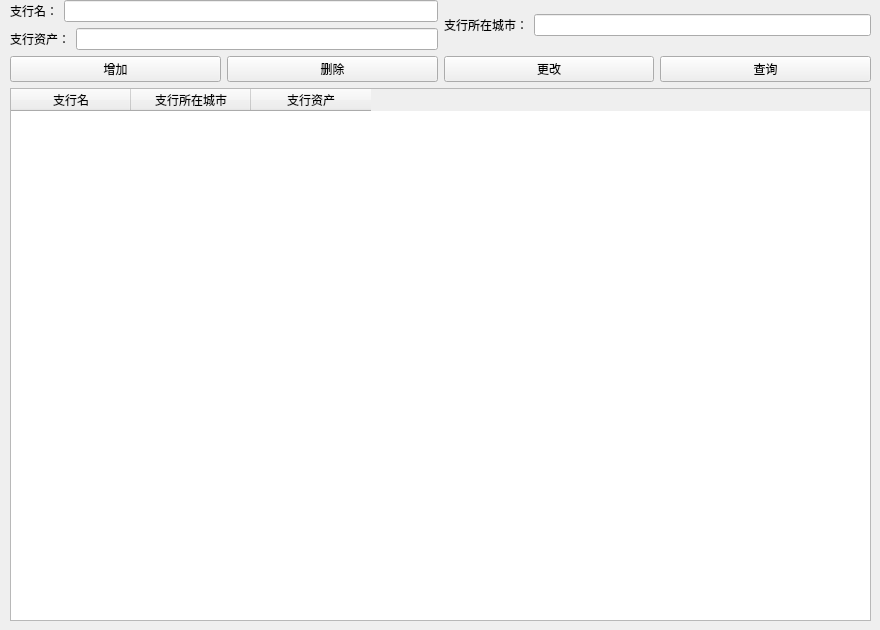
    <widget class="QWidget" name="tab_10">
     <attribute name="title">
      <string>支行管理</string>
     </attribute>
     <widget class="QWidget" name="layoutWidget_8">
      <property name="geometry">
       <rect>
        <x>10</x>
        <y>0</y>
        <width>861</width>
        <height>621</height>
       </rect>
      </property>
      <layout class="QVBoxLayout" name="verticalLayout_43">
       <item>
        <layout class="QVBoxLayout" name="verticalLayout_44">
         <item>
          <layout class="QHBoxLayout" name="horizontalLayout_102">
           <item>
            <layout class="QVBoxLayout" name="verticalLayout_45">
             <item>
              <layout class="QHBoxLayout" name="horizontalLayout_103">
               <item>
                <widget class="QLabel" name="label_70">
                 <property name="text">
                  <string>支行名：</string>
                 </property>
                </widget>
               </item>
               <item>
                <widget class="QLineEdit" name="Bank_Name">
                 <property name="text">
                  <string/>
                 </property>
                </widget>
               </item>
              </layout>
             </item>
             <item>
              <layout class="QHBoxLayout" name="horizontalLayout_104">
               <item>
                <widget class="QLabel" name="label_71">
                 <property name="text">
                  <string>支行资产：</string>
                 </property>
                </widget>
               </item>
               <item>
                <widget class="QLineEdit" name="Bank_Possion">
                 <property name="clearButtonEnabled">
                  <bool>false</bool>
                 </property>
                </widget>
               </item>
              </layout>
             </item>
             <item>
              <layout class="QHBoxLayout" name="horizontalLayout_107"/>
             </item>
            </layout>
           </item>
           <item>
            <layout class="QVBoxLayout" name="verticalLayout_46">
             <item>
              <layout class="QVBoxLayout" name="verticalLayout_47">
               <item>
                <layout class="QHBoxLayout" name="horizontalLayout_108">
                 <item>
                  <widget class="QLabel" name="label_74">
                   <property name="text">
                    <string>支行所在城市：</string>
                   </property>
                  </widget>
                 </item>
                 <item>
                  <widget class="QLineEdit" name="Bank_city">
                   <property name="text">
                    <string/>
                   </property>
                  </widget>
                 </item>
                </layout>
               </item>
              </layout>
             </item>
             <item>
              <layout class="QHBoxLayout" name="horizontalLayout_112"/>
             </item>
            </layout>
           </item>
          </layout>
         </item>
         <item>
          <layout class="QHBoxLayout" name="horizontalLayout_113">
           <item>
            <widget class="QPushButton" name="Bank_Add">
             <property name="text">
              <string>增加</string>
             </property>
            </widget>
           </item>
           <item>
            <widget class="QPushButton" name="Bank_Del">
             <property name="text">
              <string>删除</string>
             </property>
            </widget>
           </item>
           <item>
            <widget class="QPushButton" name="Bank_Change">
             <property name="text">
              <string>更改</string>
             </property>
            </widget>
           </item>
           <item>
            <widget class="QPushButton" name="Bank_Query">
             <property name="text">
              <string>查询</string>
             </property>
            </widget>
           </item>
          </layout>
         </item>
        </layout>
       </item>
       <item>
        <widget class="QTableWidget" name="Bank_TableWidget">
         <property name="enabled">
          <bool>true</bool>
         </property>
         <attribute name="horizontalHeaderDefaultSectionSize">
          <number>120</number>
         </attribute>
         <column>
          <property name="text">
           <string>支行名</string>
          </property>
         </column>
         <column>
          <property name="text">
           <string>支行所在城市</string>
          </property>
         </column>
         <column>
          <property name="text">
           <string>支行资产</string>
          </property>
         </column>
        </widget>
       </item>
      </layout>
     </widget>
    </widget>
